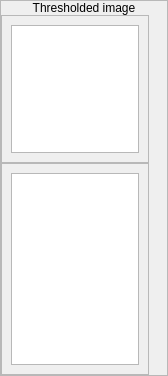
        <widget class="QFrame" name="thresholdedImageMainFrame">
         <property name="maximumSize">
          <size>
           <width>168</width>
           <height>16777215</height>
          </size>
         </property>
         <property name="frameShape">
          <enum>QFrame::StyledPanel</enum>
         </property>
         <property name="frameShadow">
          <enum>QFrame::Raised</enum>
         </property>
         <layout class="QVBoxLayout" name="verticalLayout_4">
          <property name="spacing">
           <number>0</number>
          </property>
          <property name="leftMargin">
           <number>0</number>
          </property>
          <property name="topMargin">
           <number>0</number>
          </property>
          <property name="rightMargin">
           <number>0</number>
          </property>
          <property name="bottomMargin">
           <number>0</number>
          </property>
          <item>
           <widget class="QLabel" name="label_2">
            <property name="text">
             <string>Thresholded image</string>
            </property>
            <property name="alignment">
             <set>Qt::AlignCenter</set>
            </property>
           </widget>
          </item>
          <item>
           <widget class="QFrame" name="frame_5">
            <property name="sizePolicy">
             <sizepolicy hsizetype="Maximum" vsizetype="Fixed">
              <horstretch>0</horstretch>
              <verstretch>0</verstretch>
             </sizepolicy>
            </property>
            <property name="maximumSize">
             <size>
              <width>148</width>
              <height>16777215</height>
             </size>
            </property>
            <property name="frameShape">
             <enum>QFrame::StyledPanel</enum>
            </property>
            <property name="frameShadow">
             <enum>QFrame::Raised</enum>
            </property>
            <layout class="QVBoxLayout" name="verticalLayout_5">
             <item>
              <widget class="QGraphicsView" name="thresholdedPlot">
               <property name="sizePolicy">
                <sizepolicy hsizetype="Fixed" vsizetype="Fixed">
                 <horstretch>0</horstretch>
                 <verstretch>0</verstretch>
                </sizepolicy>
               </property>
               <property name="maximumSize">
                <size>
                 <width>128</width>
                 <height>128</height>
                </size>
               </property>
               <property name="verticalScrollBarPolicy">
                <enum>Qt::ScrollBarAlwaysOff</enum>
               </property>
               <property name="horizontalScrollBarPolicy">
                <enum>Qt::ScrollBarAlwaysOff</enum>
               </property>
              </widget>
             </item>
            </layout>
           </widget>
          </item>
          <item>
           <widget class="QFrame" name="frame_6">
            <property name="maximumSize">
             <size>
              <width>148</width>
              <height>16777215</height>
             </size>
            </property>
            <property name="frameShape">
             <enum>QFrame::StyledPanel</enum>
            </property>
            <property name="frameShadow">
             <enum>QFrame::Raised</enum>
            </property>
            <layout class="QVBoxLayout" name="verticalLayout_6">
             <item>
              <widget class="QGraphicsView" name="thresholdedHistory">
               <property name="minimumSize">
                <size>
                 <width>128</width>
                 <height>128</height>
                </size>
               </property>
               <property name="maximumSize">
                <size>
                 <width>128</width>
                 <height>16777215</height>
                </size>
               </property>
               <property name="verticalScrollBarPolicy">
                <enum>Qt::ScrollBarAlwaysOff</enum>
               </property>
               <property name="horizontalScrollBarPolicy">
                <enum>Qt::ScrollBarAlwaysOff</enum>
               </property>
              </widget>
             </item>
            </layout>
           </widget>
          </item>
         </layout>
        </widget>
